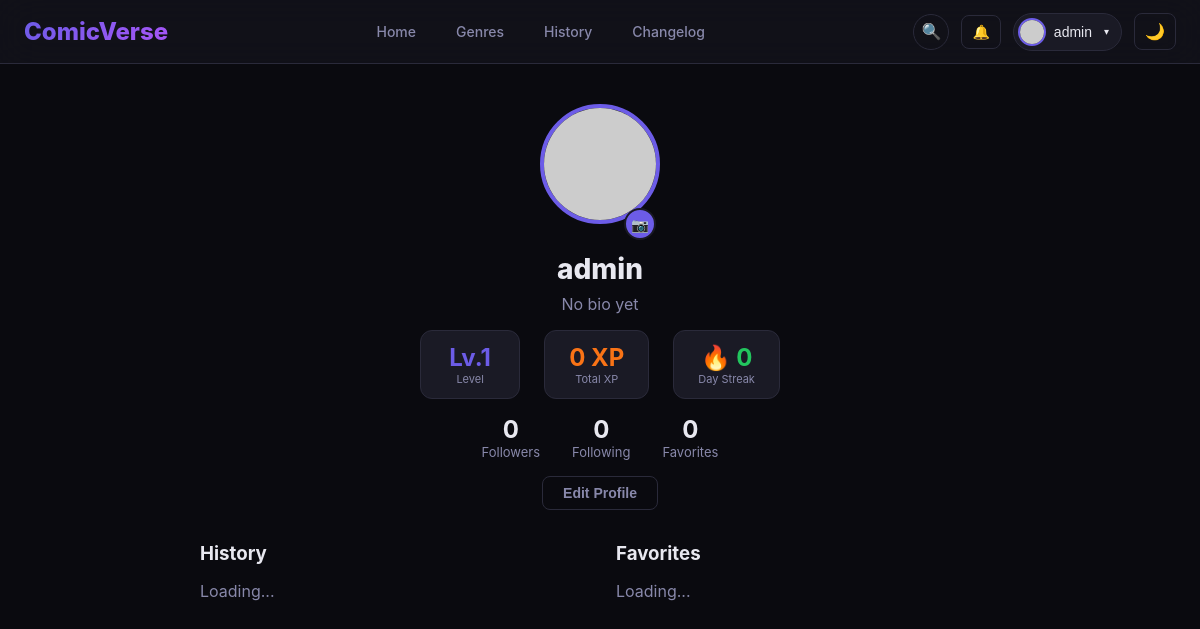
The app's page /profile/admin (signed in) with its own data.
### models.py (models this page shows, shortened)
class User(UserMixin, db.Model):
    id = db.Column(db.Integer, primary_key=True)
    username = db.Column(db.String(80), unique=True, nullable=False)
    email = db.Column(db.String(120), unique=True, nullable=False)
    password_hash = db.Column(db.String(256), nullable=False)
    avatar = db.Column(db.String(500), default='default.png')
    bio = db.Column(db.Text, default='')
    theme = db.Column(db.String(10), default='dark')
    language = db.Column(db.String(5), default='en')
    custom_bg = db.Column(db.String(500), default='')
    is_admin = db.Column(db.Boolean, default=False)
    is_author = db.Column(db.Boolean, default=False)
    is_banned = db.Column(db.Boolean, default=False)
    is_verified = db.Column(db.Boolean, default=False)
    warning_count = db.Column(db.Integer, default=0)
    suspension_until = db.Column(db.DateTime, nullable=True)
    created_at = db.Column(db.DateTime, default=lambda: datetime.now(timezone.utc))
    xp = db.Column(db.Integer, default=0)
    level = db.Column(db.Integer, default=1)
    streak = db.Column(db.Integer, default=0)
    last_read_date = db.Column(db.Date, nullable=True)
    custom_title = db.Column(db.String(100), default='')
    history = db.relationship('ReadHistory', backref='user', lazy='dynamic')
    favorites = db.relationship('Favorite', backref='user', lazy='dynamic')
    notifications = db.relationship('Notification', backref='user', lazy='dynamic')
    roles = db.relationship('UserRoleAssignment', backref='user', lazy='dynamic')
    followed = db.relationship('User', secondary=followers,
        primaryjoin=(followers.c.follower_id == id),
        secondaryjoin=(followers.c.followed_id == id),
        backref=db.backref('followers', lazy='dynamic'), lazy='dynamic')
    def followed_count(self):
        return self.followed.count()
    def followers_count(self):
        return self.followers.count()

### routes/main.py (the view)
@main_bp.route('/profile/<username>')
def profile(username):
    user = User.query.filter_by(username=username).first_or_404()
    return render_template('profile.html', profile_user=user)

### app.py (called while the page is built)
def _(text):
    lang = session.get('language', 'en')
    return _translations.get(lang, {}).get(text, _translations.get('en', {}).get(text, text))

def get_setting(key):
    s = SiteSettings.query.filter_by(key=key).first()
    return s.value if s else ''

@login_manager.user_loader
def load_user(user_id):
    return User.query.get(int(user_id))

### templates/profile.html (shortened to what this page needs)
{% extends "base.html" %}
{% block content %}
<div class="profile-page">
  <div class="profile-header">
    <div style="position:relative;display:inline-block">
      <img src="{{ profile_user.avatar if profile_user.avatar and profile_user.avatar != 'default.png' else 'https://via.placeholder.com/120x120?text=' + profile_user.username[0]|upper }}"
           class="profile-avatar" alt="" id="profileAvatar">
      {% if current_user.id == profile_user.id %}
      <label for="avatarUpload" style="position:absolute;bottom:4px;right:4px;background:var(--accent);color:white;width:32px;height:32px;border-radius:50%;display:flex;align-items:center;justify-content:center;cursor:pointer;font-size:14px;border:2px solid var(--bg-card)">📷</label>
      {% endif %}
    </div>
    <div style="display:flex;align-items:center;gap:8px;justify-content:center;flex-wrap:wrap;margin-top:8px">
      <h1 class="profile-name">{{ profile_user.username }}</h1>
    </div>
    <p class="profile-bio">{{ profile_user.bio or 'No bio yet' }}</p>
    <div style="display:flex;gap:24px;justify-content:center;margin:16px 0;flex-wrap:wrap">
      <div style="background:var(--bg-card);border-radius:var(--radius);padding:12px 24px;border:1px solid var(--border);text-align:center;min-width:100px">
        <div style="font-size:24px;font-weight:700;color:var(--accent)">Lv.{{ profile_user.level or 1 }}</div>
        <div style="font-size:11px;color:var(--text-secondary)">Level</div>
      </div>
      <div style="background:var(--bg-card);border-radius:var(--radius);padding:12px 24px;border:1px solid var(--border);text-align:center;min-width:100px">
        <div style="font-size:24px;font-weight:700;color:#f97316">{{ profile_user.xp or 0 }} XP</div>
        <div style="font-size:11px;color:var(--text-secondary)">Total XP</div>
      </div>
      <div style="background:var(--bg-card);border-radius:var(--radius);padding:12px 24px;border:1px solid var(--border);text-align:center;min-width:100px">
        <div style="font-size:24px;font-weight:700;color:#22c55e">🔥 {{ profile_user.streak or 0 }}</div>
        <div style="font-size:11px;color:var(--text-secondary)">Day Streak</div>
      </div>
    </div>
    <div class="profile-stats">
      <div>
        <div style="font-size:24px;font-weight:700">{{ profile_user.followers_count() }}</div>
        <div style="font-size:13px;color:var(--text-secondary)">{{ _('followers') }}</div>
      </div>
      <div>
        <div style="font-size:24px;font-weight:700">{{ profile_user.followed_count() }}</div>
        <div style="font-size:13px;color:var(--text-secondary)">{{ _('following') }}</div>
      </div>
      <div>
        <div style="font-size:24px;font-weight:700">{{ profile_user.favorites.count() }}</div>
        <div style="font-size:13px;color:var(--text-secondary)">{{ _('favorites') }}</div>
      </div>
    </div>
    {% if current_user.is_authenticated and current_user.id != profile_user.id %}
    <button class="btn btn-primary" onclick="toggleFollow({{ profile_user.id }}, this)">
      {{ _('unfollow') if current_user.is_following(profile_user) else _('follow') }}
    </button>
    {% elif current_user.id == profile_user.id %}
    <button class="btn btn-ghost" onclick="editProfile()">{{ _('edit_profile') }}</button>
    {% endif %}
  </div>
  {% if current_user.id == profile_user.id %}
  <div style="max-width:800px;margin:0 auto">
    <div style="display:grid;grid-template-columns:1fr 1fr;gap:32px">
      <div>
        <h3 style="margin-bottom:16px">{{ _('history') }}</h3>
        <div id="historyList"><p style="color:var(--text-secondary)">{{ _('loading') }}</p></div>
      </div>
      <div>
        <h3 style="margin-bottom:16px">{{ _('favorites') }}</h3>
        <div id="favoritesList"><p style="color:var(--text-secondary)">{{ _('loading') }}</p></div>
      </div>
    </div>
  </div>
  {% endif %}
</div>
{% endblock %}

### templates/base.html (shortened to what this page needs)
<!DOCTYPE html>
<html lang="{{ session.get('language', 'en') }}" data-theme="{{ current_user.theme if current_user.is_authenticated else 'dark' }}">
<head>
  <link rel="stylesheet" href="{{ url_for('static', filename='css/style.css') }}">
</head>
<body>
  <nav class="navbar">
    <a href="{{ url_for('main.index') }}" class="nav-logo">
      {% if get_setting('site_logo') %}
      <img src="{{ get_setting('site_logo') }}" style="height:32px;vertical-align:middle">
      {% else %}
      {{ get_setting('site_name_en') or 'ComicVerse' }}
      {% endif %}
    </a>
    <div class="nav-links">
      <a href="{{ url_for('main.index') }}" class="{% if request.endpoint == 'main.index' %}active{% endif %}">{{ _('home') }}</a>
      <a href="{{ url_for('comic.genres') }}">{{ _('genres') }}</a>
      {% if current_user.is_authenticated %}
        <a href="{{ url_for('main.history') }}">{{ _('history') }}</a>
      {% endif %}
      <a href="{{ url_for('main.changelog') }}">{{ _('changelog') }}</a>
    </div>
    <div class="nav-right">
      {% if current_user.is_authenticated %}
        <button class="search-icon-btn" onclick="toggleSearch()" title="Search">🔍</button>
        <div style="position:relative">
          <button id="notifBtn" class="btn btn-ghost" onclick="toggleNotifications()" style="position:relative;padding:8px 10px">
            🔔 <span id="notifBadge" class="notif-badge" style="display:none">0</span>
          </button>
        </div>
        <div class="user-menu">
          <button class="user-menu-btn" onclick="toggleUserMenu()">
            <img src="{{ current_user.avatar if current_user.avatar and current_user.avatar != 'default.png' else 'https://via.placeholder.com/32x32?text=' + current_user.username[0]|upper }}"
                 class="nav-avatar" onerror="this.src='https://via.placeholder.com/32x32?text={{ current_user.username[0]|upper }}'">
            <span class="nav-username">{{ current_user.username }}</span>
            <span style="font-size:10px;margin-left:4px">▾</span>
          </button>
        </div>
      {% else %}
        <a href="{{ url_for('auth.login') }}" class="btn btn-ghost">{{ _('login') }}</a>
        <a href="{{ url_for('auth.register') }}" class="btn btn-primary">{{ _('register') }}</a>
      {% endif %}
      <button onclick="toggleTheme()" class="btn btn-ghost" style="padding:8px 10px;font-size:16px" id="themeToggle">🌙</button>
    </div>
  </nav>
  {% block content %}{% endblock %}
</body>
</html>

### static/css/style.css (style rules this page uses)
:root { --bg-primary: #0a0a0f; --bg-secondary: #12121a; --bg-card: #1a1a25; --bg-hover: #222233; --text-primary: #e8e8f0; --text-secondary: #8888aa; --accent: #6c5ce7; --accent-hover: #7c6cf7; --accent-glow: rgba(108, 92, 231, 0.3); --border: #2a2a3a; --success: #00d68f; --danger: #ff6b6b; --warning: #ffa726; --radius: 12px; --radius-sm: 8px; --shadow: 0 4px 24px rgba(0,0,0,0.3); --transition: all 0.3s cubic-bezier(0.4, 0, 0.2, 1); }
* { margin: 0; padding: 0; box-sizing: border-box; }
body { font-family: -apple-system, BlinkMacSystemFont, 'Segoe UI', Roboto, sans-serif; background: var(--bg-primary); color: var(--text-primary); min-height: 100vh; transition: var(--transition); }
.navbar { position: fixed; top: 0; width: 100%; z-index: 1000; background: rgba(18, 18, 26, 0.9); backdrop-filter: blur(20px); border-bottom: 1px solid var(--border); padding: 0 24px; height: 64px; display: flex; align-items: center; justify-content: space-between; }
.nav-logo { font-size: 24px; font-weight: 800; background: linear-gradient(135deg, var(--accent), #a855f7); -webkit-background-clip: text; -webkit-text-fill-color: transparent; text-decoration: none; }
.nav-links { display: flex; align-items: center; gap: 8px; }
.nav-links a { color: var(--text-secondary); text-decoration: none; padding: 8px 16px; border-radius: var(--radius-sm); transition: var(--transition); font-size: 14px; font-weight: 500; }
.nav-right { display: flex; align-items: center; gap: 12px; }
.btn { padding: 8px 20px; border: none; border-radius: var(--radius-sm); cursor: pointer; font-size: 14px; font-weight: 600; transition: var(--transition); text-decoration: none; display: inline-flex; align-items: center; gap: 8px; }
.btn-ghost { background: transparent; color: var(--text-secondary); border: 1px solid var(--border); }
.profile-page { margin-top: 64px; padding: 40px 24px; }
.profile-header { max-width: 800px; margin: 0 auto 32px; text-align: center; }
.profile-avatar { width: 120px; height: 120px; border-radius: 50%; object-fit: cover; border: 4px solid var(--accent); margin-bottom: 16px; }
.profile-name { font-size: 28px; font-weight: 800; }
.profile-bio { color: var(--text-secondary); max-width: 500px; margin: 8px auto; }
.profile-stats { display: flex; justify-content: center; gap: 32px; margin: 16px 0; }
.user-menu { position: relative; }
.user-menu-btn { display: flex; align-items: center; gap: 8px; background: var(--bg-card); border: 1px solid var(--border); border-radius: 24px; padding: 4px 12px 4px 4px; cursor: pointer; color: var(--text-primary); font-size: 14px; transition: var(--transition); }
.nav-avatar { width: 28px; height: 28px; border-radius: 50%; object-fit: cover; border: 2px solid var(--accent); }
.nav-username { font-weight: 500; max-width: 80px; overflow: hidden; text-overflow: ellipsis; white-space: nowrap; }
.search-icon-btn { background: none; border: 1px solid var(--border); border-radius: 50%; width: 36px; height: 36px; display: flex; align-items: center; justify-content: center; cursor: pointer; color: var(--text-secondary); font-size: 16px; transition: var(--transition); }

### records on screen
User: username "admin", bio "No bio yet", level "1", xp "0", streak "0"

### other values on screen
{{ get_setting('site_name_en') or 'ComicVerse' }} "ComicVerse"
{{ profile_user.followers_count() }} "0"
{{ profile_user.followed_count() }} "0"
{{ profile_user.favorites.count() }} "0"
